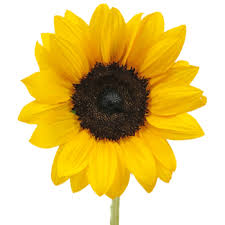
%> input picture sunflower.jpg, 225 x 225 px
$ octave dilation_erosion.m   (GNU Octave 9; MATLAB toolbox functions it lacks are replaced by stand-ins)
%> lines starting %> are read from the running program, lines starting %| are printed output that depends on the picture
close all;
clc
img = imread('sunflower.jpg');
%> img is the input picture: size 225x225x3 uint8; mean R, G, B 227.8, 204.2, 129.4
% structuring element %
w = [1 1 1; 1 1 1; 1 1 1];
[row, col] = size(img);
%> row = 225; col = 675
for i = 2:1:row-1
    for j= 2:1:col-1
        pixels = [w(1) * img(i-1, j-1), w(2) * img(i-1,j), w(3) * img(i-1, j+1), ...
                        w(4) * img(i, j-1), w(5) * img(i,j), w(6) * img(i, j+1), ...
                        w(7) * img(i+1, j-1), w(8) * img(i+1,j), w(9) * img(i+1, j+1)];
        dilation(i,j) = max(pixels);
        erosion(i,j) = min(pixels);
    end
end
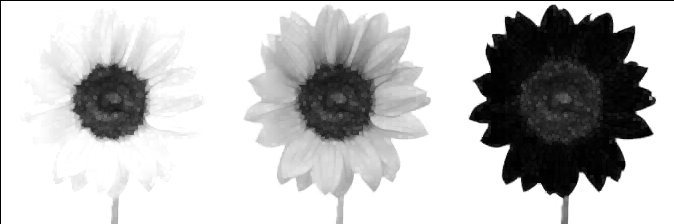
%> dilation: size 224x674 uint8; min 0, max 255, mean 192.3
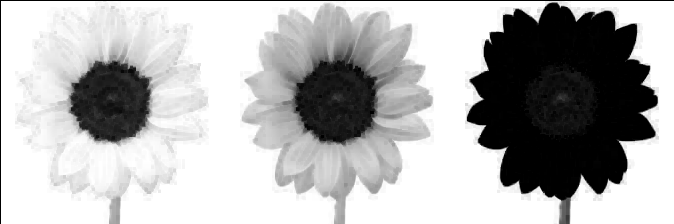
%> erosion: size 224x674 uint8; min 0, max 255, mean 178.1

figure(1);imshow(img);
figure(2);imshow(dilation)
figure(3);imshow(erosion)
